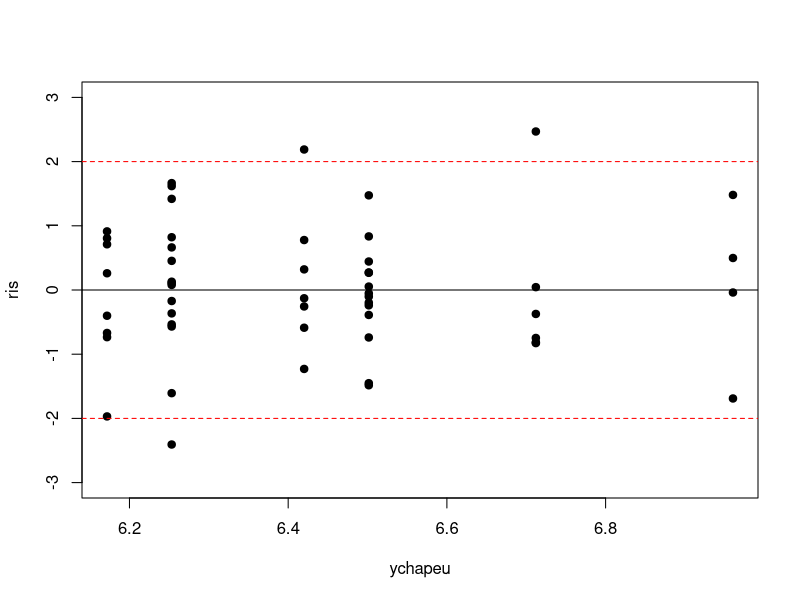
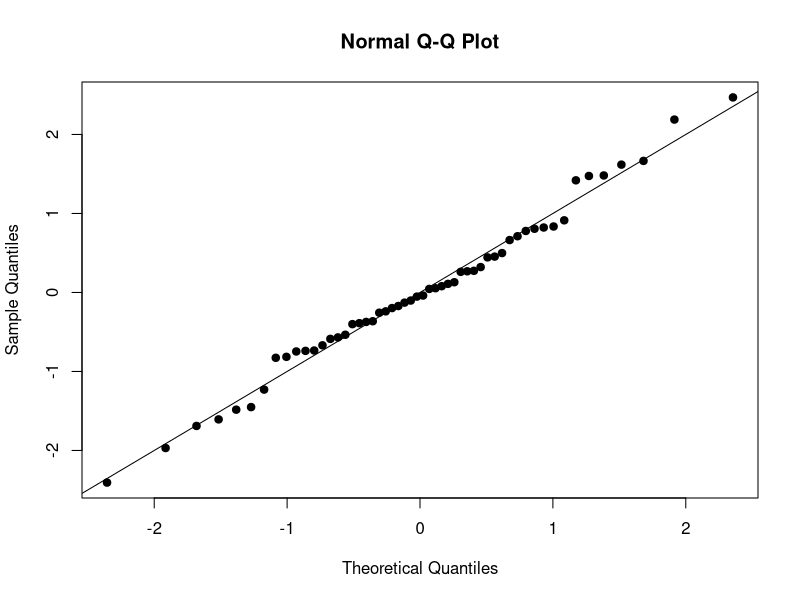

The R script that drew these images, in order:

require(dplyr)
require(foreign)

data = foreign::read.spss("tvida.sav", to.data.frame = TRUE)
head(data)

colnames(data) = tolower(colnames(data))

data = data %>% mutate(sexo = ifelse(sexo == "Mulher",1, 0),
               alcool_severo = ifelse(historia_alcool == "Uso severo", 1, 0),
               alcool_moderado = ifelse(historia_alcool == "Uso moderado", 1, 0)) %>% select(-historia_alcool) %>% 
    select(ln_tempo_vida, everything())

head(data)


# a) ----------------------------------------------------------------------


modelo_1 = lm(ln_tempo_vida ~ idade + sexo + alcool_severo + alcool_moderado, data); summary(modelo_1)


# b) ----------------------------------------------------------------------

modelo_2 = lm(ln_tempo_vida ~ idade + sexo, data); summary(modelo_2)
anova(modelo_2, modelo_1)

modelo_3 = lm(ln_tempo_vida ~ idade + alcool_severo + alcool_moderado, data)
anova(modelo_3, modelo_1)



# c) ----------------------------------------------------------------------

modelo_4 = lm(ln_tempo_vida ~ sexo + alcool_severo + alcool_moderado, data) #Modelos em idade
anova(modelo_4, modelo_1)

ris = rstandard(modelo_4)
ychapeu = fitted(modelo_4)

plot(ris~ychapeu, pch = 19, ylim = c(-3,3));abline(h = c(-2,0,2),
                                                   lty = c(2,1,2),
                                                   col = c("red","black","red"))
qqnorm(ris, pch = 19);abline(0,1)
shapiro.test(ris)



# d) ----------------------------------------------------------------------
